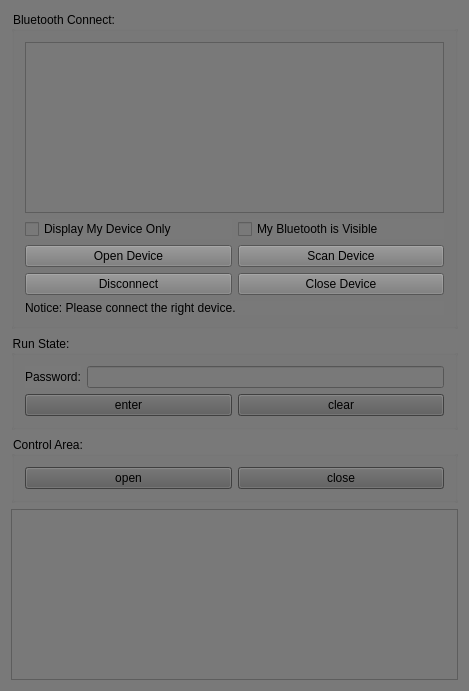
<?xml version="1.0" encoding="UTF-8"?>
<ui version="4.0">
 <class>MainWindow</class>
 <widget class="QMainWindow" name="MainWindow">
  <property name="geometry">
   <rect>
    <x>0</x>
    <y>0</y>
    <width>469</width>
    <height>691</height>
   </rect>
  </property>
  <property name="windowTitle">
   <string>MainWindow</string>
  </property>
  <property name="styleSheet">
   <string notr="true">background-color: rgb(121, 121, 121);</string>
  </property>
  <widget class="QWidget" name="centralWidget">
   <layout class="QVBoxLayout" name="verticalLayout_5">
    <item>
     <widget class="QGroupBox" name="groupBox">
      <property name="title">
       <string>Bluetooth Connect:</string>
      </property>
      <layout class="QVBoxLayout" name="verticalLayout_2">
       <item>
        <widget class="QListWidget" name="list"/>
       </item>
       <item>
        <layout class="QGridLayout" name="gridLayout_3">
         <item row="1" column="0">
          <widget class="QPushButton" name="pushButton_openBluetooth">
           <property name="text">
            <string>Open Device</string>
           </property>
          </widget>
         </item>
         <item row="1" column="1">
          <widget class="QPushButton" name="pushButton_scan">
           <property name="styleSheet">
            <string notr="true"/>
           </property>
           <property name="text">
            <string>Scan Device</string>
           </property>
          </widget>
         </item>
         <item row="2" column="1">
          <widget class="QPushButton" name="pushButton_closeDevice">
           <property name="text">
            <string>Close Device</string>
           </property>
          </widget>
         </item>
         <item row="2" column="0">
          <widget class="QPushButton" name="pushButton_disconnect">
           <property name="text">
            <string>Disconnect</string>
           </property>
          </widget>
         </item>
         <item row="0" column="1">
          <widget class="QCheckBox" name="checkBox_discoverable">
           <property name="maximumSize">
            <size>
             <width>800</width>
             <height>400</height>
            </size>
           </property>
           <property name="styleSheet">
            <string notr="true"/>
           </property>
           <property name="text">
            <string>My Bluetooth is Visible</string>
           </property>
          </widget>
         </item>
         <item row="0" column="0">
          <widget class="QCheckBox" name="checkBox_disp_only">
           <property name="text">
            <string>Display My Device Only</string>
           </property>
          </widget>
         </item>
        </layout>
       </item>
       <item>
        <widget class="QLabel" name="label_3">
         <property name="text">
          <string>Notice: Please connect the right device.</string>
         </property>
        </widget>
       </item>
      </layout>
     </widget>
    </item>
    <item>
     <widget class="QGroupBox" name="groupBox_2">
      <property name="title">
       <string>Run State:</string>
      </property>
      <layout class="QVBoxLayout" name="verticalLayout_4">
       <item>
        <layout class="QVBoxLayout" name="verticalLayout_3">
         <item>
          <layout class="QHBoxLayout" name="horizontalLayout">
           <item>
            <widget class="QLabel" name="label_7">
             <property name="text">
              <string>Password:</string>
             </property>
            </widget>
           </item>
           <item>
            <widget class="QLineEdit" name="lineEdit_password">
             <property name="echoMode">
              <enum>QLineEdit::Password</enum>
             </property>
             <property name="readOnly">
              <bool>false</bool>
             </property>
            </widget>
           </item>
          </layout>
         </item>
         <item>
          <layout class="QHBoxLayout" name="horizontalLayout_4">
           <item>
            <widget class="QPushButton" name="pushButton_enter">
             <property name="styleSheet">
              <string notr="true">background-color: rgb(89, 89, 89);</string>
             </property>
             <property name="text">
              <string>enter</string>
             </property>
            </widget>
           </item>
           <item>
            <widget class="QPushButton" name="pushButton_passwd_clear">
             <property name="styleSheet">
              <string notr="true">background-color: rgb(89, 89, 89);</string>
             </property>
             <property name="text">
              <string>clear</string>
             </property>
            </widget>
           </item>
          </layout>
         </item>
        </layout>
       </item>
      </layout>
     </widget>
    </item>
    <item>
     <widget class="QGroupBox" name="groupBox_4">
      <property name="title">
       <string>Control Area:</string>
      </property>
      <layout class="QVBoxLayout" name="verticalLayout">
       <item>
        <layout class="QHBoxLayout" name="horizontalLayout_2">
         <item>
          <widget class="QPushButton" name="pushButton_send_open">
           <property name="styleSheet">
            <string notr="true">background-color: rgb(89, 89, 89);</string>
           </property>
           <property name="text">
            <string>open</string>
           </property>
          </widget>
         </item>
         <item>
          <widget class="QPushButton" name="pushButton_send_close">
           <property name="styleSheet">
            <string notr="true">background-color: rgb(89, 89, 89);</string>
           </property>
           <property name="text">
            <string>close</string>
           </property>
          </widget>
         </item>
        </layout>
       </item>
      </layout>
     </widget>
    </item>
    <item>
     <widget class="QTextBrowser" name="textBrowser"/>
    </item>
   </layout>
  </widget>
 </widget>
 <layoutdefault spacing="6" margin="11"/>
 <resources/>
 <connections/>
</ui>
